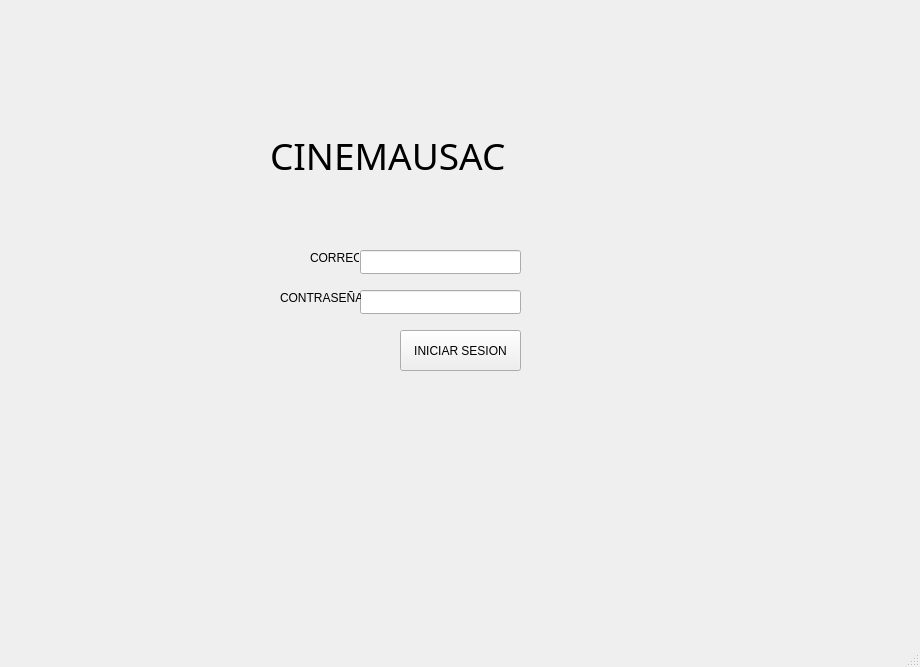
<?xml version="1.0" encoding="UTF-8"?>
<ui version="4.0">
 <class>MainWindow</class>
 <widget class="QMainWindow" name="MainWindow">
  <property name="geometry">
   <rect>
    <x>0</x>
    <y>0</y>
    <width>920</width>
    <height>667</height>
   </rect>
  </property>
  <property name="windowTitle">
   <string>MainWindow</string>
  </property>
  <widget class="QWidget" name="centralwidget">
   <widget class="QStackedWidget" name="B">
    <property name="geometry">
     <rect>
      <x>0</x>
      <y>-20</y>
      <width>921</width>
      <height>661</height>
     </rect>
    </property>
    <property name="autoFillBackground">
     <bool>false</bool>
    </property>
    <property name="currentIndex">
     <number>0</number>
    </property>
    <widget class="QWidget" name="page1Login">
     <widget class="QPushButton" name="btnIniciarSesion">
      <property name="geometry">
       <rect>
        <x>400</x>
        <y>350</y>
        <width>121</width>
        <height>41</height>
       </rect>
      </property>
      <property name="text">
       <string>INICIAR SESION</string>
      </property>
     </widget>
     <widget class="QLineEdit" name="txtCorreo">
      <property name="geometry">
       <rect>
        <x>360</x>
        <y>270</y>
        <width>161</width>
        <height>24</height>
       </rect>
      </property>
     </widget>
     <widget class="QLineEdit" name="txtPassword">
      <property name="geometry">
       <rect>
        <x>360</x>
        <y>310</y>
        <width>161</width>
        <height>24</height>
       </rect>
      </property>
      <property name="echoMode">
       <enum>QLineEdit::EchoMode::Password</enum>
      </property>
     </widget>
     <widget class="QLabel" name="label_8">
      <property name="geometry">
       <rect>
        <x>310</x>
        <y>270</y>
        <width>49</width>
        <height>16</height>
       </rect>
      </property>
      <property name="text">
       <string>CORREO</string>
      </property>
     </widget>
     <widget class="QLabel" name="label_9">
      <property name="geometry">
       <rect>
        <x>280</x>
        <y>310</y>
        <width>81</width>
        <height>16</height>
       </rect>
      </property>
      <property name="text">
       <string>CONTRASEÑA</string>
      </property>
     </widget>
     <widget class="QLabel" name="label_10">
      <property name="geometry">
       <rect>
        <x>270</x>
        <y>140</y>
        <width>321</width>
        <height>71</height>
       </rect>
      </property>
      <property name="font">
       <font>
        <family>Kristen ITC</family>
        <pointsize>28</pointsize>
       </font>
      </property>
      <property name="text">
       <string>CINEMAUSAC</string>
      </property>
     </widget>
    </widget>
    <widget class="QWidget" name="page3Usuario">
     <widget class="QLabel" name="label_7">
      <property name="geometry">
       <rect>
        <x>30</x>
        <y>20</y>
        <width>91</width>
        <height>16</height>
       </rect>
      </property>
      <property name="text">
       <string>VISTA usuario</string>
      </property>
     </widget>
     <widget class="QPushButton" name="btnCerrarSesionUsuario">
      <property name="geometry">
       <rect>
        <x>690</x>
        <y>530</y>
        <width>91</width>
        <height>31</height>
       </rect>
      </property>
      <property name="text">
       <string>CERRAR SESION</string>
      </property>
     </widget>
     <widget class="QTabWidget" name="tabWidget_2">
      <property name="geometry">
       <rect>
        <x>0</x>
        <y>50</y>
        <width>771</width>
        <height>481</height>
       </rect>
      </property>
      <property name="currentIndex">
       <number>0</number>
      </property>
      <widget class="QWidget" name="tab_3">
       <attribute name="title">
        <string>RESERVACIONES</string>
       </attribute>
       <widget class="QLineEdit" name="txtNombreCliente">
        <property name="geometry">
         <rect>
          <x>240</x>
          <y>70</y>
          <width>113</width>
          <height>24</height>
         </rect>
        </property>
       </widget>
       <widget class="QPushButton" name="btnCancelarReserva">
        <property name="geometry">
         <rect>
          <x>380</x>
          <y>90</y>
          <width>121</width>
          <height>24</height>
         </rect>
        </property>
        <property name="text">
         <string>CANCELAR RESERVA</string>
        </property>
       </widget>
       <widget class="QSpinBox" name="spinColumna">
        <property name="geometry">
         <rect>
          <x>40</x>
          <y>60</y>
          <width>71</width>
          <height>31</height>
         </rect>
        </property>
       </widget>
       <widget class="QLabel" name="label_14">
        <property name="geometry">
         <rect>
          <x>140</x>
          <y>40</y>
          <width>49</width>
          <height>16</height>
         </rect>
        </property>
        <property name="text">
         <string>FILA</string>
        </property>
       </widget>
       <widget class="QSpinBox" name="spinFila">
        <property name="geometry">
         <rect>
          <x>140</x>
          <y>60</y>
          <width>71</width>
          <height>31</height>
         </rect>
        </property>
       </widget>
       <widget class="QLabel" name="label_13">
        <property name="geometry">
         <rect>
          <x>40</x>
          <y>40</y>
          <width>61</width>
          <height>16</height>
         </rect>
        </property>
        <property name="text">
         <string>COLUMNA</string>
        </property>
       </widget>
       <widget class="QPushButton" name="btnReservar">
        <property name="geometry">
         <rect>
          <x>380</x>
          <y>60</y>
          <width>80</width>
          <height>24</height>
         </rect>
        </property>
        <property name="text">
         <string>RESERVAR</string>
        </property>
       </widget>
       <widget class="QLabel" name="label_17">
        <property name="geometry">
         <rect>
          <x>240</x>
          <y>50</y>
          <width>101</width>
          <height>16</height>
         </rect>
        </property>
        <property name="text">
         <string>Nombre de reserva</string>
        </property>
       </widget>
       <widget class="QPushButton" name="btnBuscarPelicula">
        <property name="geometry">
         <rect>
          <x>220</x>
          <y>180</y>
          <width>121</width>
          <height>24</height>
         </rect>
        </property>
        <property name="text">
         <string>BUSCAR PELICULA</string>
        </property>
       </widget>
       <widget class="QLineEdit" name="txtBuscarCodigoPelicula">
        <property name="geometry">
         <rect>
          <x>40</x>
          <y>180</y>
          <width>171</width>
          <height>31</height>
         </rect>
        </property>
       </widget>
       <widget class="QLabel" name="label_34">
        <property name="geometry">
         <rect>
          <x>40</x>
          <y>150</y>
          <width>111</width>
          <height>16</height>
         </rect>
        </property>
        <property name="text">
         <string>CODIGO PELICULA</string>
        </property>
       </widget>
       <widget class="QTableWidget" name="tableWidget">
        <property name="geometry">
         <rect>
          <x>40</x>
          <y>260</y>
          <width>691</width>
          <height>161</height>
         </rect>
        </property>
       </widget>
      </widget>
      <widget class="QWidget" name="tab_4">
       <attribute name="title">
        <string>REALIZAR SOLICITUDES</string>
       </attribute>
       <widget class="QLabel" name="label_12">
        <property name="geometry">
         <rect>
          <x>20</x>
          <y>20</y>
          <width>101</width>
          <height>16</height>
         </rect>
        </property>
        <property name="text">
         <string>HACER SOLICITUD</string>
        </property>
       </widget>
       <widget class="QLineEdit" name="txtSolTelefono">
        <property name="geometry">
         <rect>
          <x>130</x>
          <y>70</y>
          <width>113</width>
          <height>24</height>
         </rect>
        </property>
       </widget>
       <widget class="QLineEdit" name="txtSolNombre">
        <property name="geometry">
         <rect>
          <x>10</x>
          <y>70</y>
          <width>113</width>
          <height>24</height>
         </rect>
        </property>
       </widget>
       <widget class="QComboBox" name="cmbSolTipo">
        <property name="geometry">
         <rect>
          <x>270</x>
          <y>70</y>
          <width>141</width>
          <height>31</height>
         </rect>
        </property>
        <item>
         <property name="text">
          <string>Cumpleaños</string>
         </property>
        </item>
        <item>
         <property name="text">
          <string>Aniversario</string>
         </property>
        </item>
        <item>
         <property name="text">
          <string>Requerimiento Especial</string>
         </property>
        </item>
       </widget>
       <widget class="QTextEdit" name="txtSolDescripcion">
        <property name="geometry">
         <rect>
          <x>10</x>
          <y>110</y>
          <width>411</width>
          <height>141</height>
         </rect>
        </property>
       </widget>
       <widget class="QPushButton" name="btnEnviarSolicitud">
        <property name="geometry">
         <rect>
          <x>430</x>
          <y>220</y>
          <width>91</width>
          <height>24</height>
         </rect>
        </property>
        <property name="text">
         <string>ENVIAR SOLI</string>
        </property>
       </widget>
       <widget class="QLabel" name="label_15">
        <property name="geometry">
         <rect>
          <x>30</x>
          <y>50</y>
          <width>49</width>
          <height>16</height>
         </rect>
        </property>
        <property name="text">
         <string>Nombre</string>
        </property>
       </widget>
       <widget class="QLabel" name="label_16">
        <property name="geometry">
         <rect>
          <x>130</x>
          <y>50</y>
          <width>111</width>
          <height>16</height>
         </rect>
        </property>
        <property name="text">
         <string>Numero de telefono</string>
        </property>
       </widget>
       <widget class="QLineEdit" name="txtConsultaTelefono">
        <property name="geometry">
         <rect>
          <x>30</x>
          <y>300</y>
          <width>131</width>
          <height>21</height>
         </rect>
        </property>
       </widget>
       <widget class="QPushButton" name="btnConsultarEstado">
        <property name="geometry">
         <rect>
          <x>180</x>
          <y>300</y>
          <width>131</width>
          <height>24</height>
         </rect>
        </property>
        <property name="text">
         <string>CONSULTAR ESTADO</string>
        </property>
       </widget>
       <widget class="QPushButton" name="btnVerPromociones">
        <property name="geometry">
         <rect>
          <x>40</x>
          <y>370</y>
          <width>111</width>
          <height>24</height>
         </rect>
        </property>
        <property name="text">
         <string>PROMOCIONES</string>
        </property>
       </widget>
      </widget>
      <widget class="QWidget" name="tab_6">
       <attribute name="title">
        <string>MAPA ASIENTOS</string>
       </attribute>
       <widget class="QTableWidget" name="tablaAsientos">
        <property name="geometry">
         <rect>
          <x>100</x>
          <y>110</y>
          <width>431</width>
          <height>241</height>
         </rect>
        </property>
       </widget>
       <widget class="QPushButton" name="btnRefrescarSala">
        <property name="geometry">
         <rect>
          <x>600</x>
          <y>190</y>
          <width>111</width>
          <height>24</height>
         </rect>
        </property>
        <property name="text">
         <string>REFRESCAR SALA</string>
        </property>
       </widget>
       <widget class="QLabel" name="label_32">
        <property name="geometry">
         <rect>
          <x>100</x>
          <y>90</y>
          <width>121</width>
          <height>16</height>
         </rect>
        </property>
        <property name="text">
         <string>LIBRES Y OCUPADOS</string>
        </property>
       </widget>
      </widget>
     </widget>
    </widget>
    <widget class="QWidget" name="page2Admin">
     <widget class="QPushButton" name="btnCerrarSesionAdmin">
      <property name="geometry">
       <rect>
        <x>660</x>
        <y>520</y>
        <width>101</width>
        <height>31</height>
       </rect>
      </property>
      <property name="text">
       <string>CERRAR SESION</string>
      </property>
     </widget>
     <widget class="QTabWidget" name="tabWidget">
      <property name="geometry">
       <rect>
        <x>0</x>
        <y>50</y>
        <width>841</width>
        <height>461</height>
       </rect>
      </property>
      <property name="currentIndex">
       <number>0</number>
      </property>
      <property name="tabBarAutoHide">
       <bool>false</bool>
      </property>
      <widget class="QWidget" name="CARTELERA">
       <attribute name="title">
        <string>CARTELERA</string>
       </attribute>
       <widget class="QPushButton" name="btnCargaMasiva">
        <property name="geometry">
         <rect>
          <x>10</x>
          <y>20</y>
          <width>101</width>
          <height>24</height>
         </rect>
        </property>
        <property name="text">
         <string>CARGA MASIVA</string>
        </property>
       </widget>
       <widget class="QPushButton" name="btnReportes">
        <property name="geometry">
         <rect>
          <x>130</x>
          <y>20</y>
          <width>71</width>
          <height>21</height>
         </rect>
        </property>
        <property name="text">
         <string>REPORTES</string>
        </property>
       </widget>
       <widget class="QLineEdit" name="txtTitulo">
        <property name="geometry">
         <rect>
          <x>130</x>
          <y>90</y>
          <width>113</width>
          <height>24</height>
         </rect>
        </property>
       </widget>
       <widget class="QLineEdit" name="txtCodigo">
        <property name="geometry">
         <rect>
          <x>10</x>
          <y>90</y>
          <width>113</width>
          <height>24</height>
         </rect>
        </property>
        <property name="text">
         <string/>
        </property>
       </widget>
       <widget class="QLabel" name="label_2">
        <property name="geometry">
         <rect>
          <x>160</x>
          <y>60</y>
          <width>49</width>
          <height>16</height>
         </rect>
        </property>
        <property name="text">
         <string>TITULO</string>
        </property>
       </widget>
       <widget class="QLabel" name="label">
        <property name="geometry">
         <rect>
          <x>40</x>
          <y>60</y>
          <width>61</width>
          <height>21</height>
         </rect>
        </property>
        <property name="text">
         <string>CODIGO</string>
        </property>
       </widget>
       <widget class="QSpinBox" name="spinDuracion">
        <property name="geometry">
         <rect>
          <x>250</x>
          <y>90</y>
          <width>61</width>
          <height>21</height>
         </rect>
        </property>
       </widget>
       <widget class="QLabel" name="label_11">
        <property name="geometry">
         <rect>
          <x>250</x>
          <y>60</y>
          <width>71</width>
          <height>16</height>
         </rect>
        </property>
        <property name="text">
         <string>DURACIÓN</string>
        </property>
       </widget>
       <widget class="QPushButton" name="btnAgregarPelicula">
        <property name="geometry">
         <rect>
          <x>10</x>
          <y>120</y>
          <width>121</width>
          <height>20</height>
         </rect>
        </property>
        <property name="text">
         <string>AGREGAR PELICULA</string>
        </property>
       </widget>
       <widget class="QLineEdit" name="txtFin">
        <property name="geometry">
         <rect>
          <x>490</x>
          <y>190</y>
          <width>113</width>
          <height>24</height>
         </rect>
        </property>
       </widget>
       <widget class="QLineEdit" name="txtEstreno">
        <property name="geometry">
         <rect>
          <x>250</x>
          <y>190</y>
          <width>113</width>
          <height>24</height>
         </rect>
        </property>
       </widget>
       <widget class="QLabel" name="label_4">
        <property name="geometry">
         <rect>
          <x>270</x>
          <y>150</y>
          <width>61</width>
          <height>16</height>
         </rect>
        </property>
        <property name="text">
         <string>ESTRENO</string>
        </property>
       </widget>
       <widget class="QLineEdit" name="txtIdioma">
        <property name="geometry">
         <rect>
          <x>370</x>
          <y>190</y>
          <width>113</width>
          <height>24</height>
         </rect>
        </property>
       </widget>
       <widget class="QLabel" name="label_3">
        <property name="geometry">
         <rect>
          <x>140</x>
          <y>150</y>
          <width>91</width>
          <height>16</height>
         </rect>
        </property>
        <property name="text">
         <string>CLASIFICACION</string>
        </property>
       </widget>
       <widget class="QLabel" name="label_6">
        <property name="geometry">
         <rect>
          <x>500</x>
          <y>160</y>
          <width>61</width>
          <height>16</height>
         </rect>
        </property>
        <property name="text">
         <string>FIN FECHA</string>
        </property>
       </widget>
       <widget class="QLineEdit" name="txtGenero">
        <property name="geometry">
         <rect>
          <x>10</x>
          <y>190</y>
          <width>113</width>
          <height>24</height>
         </rect>
        </property>
        <property name="text">
         <string/>
        </property>
       </widget>
       <widget class="QLineEdit" name="txtClasificacion">
        <property name="geometry">
         <rect>
          <x>130</x>
          <y>190</y>
          <width>113</width>
          <height>24</height>
         </rect>
        </property>
       </widget>
       <widget class="QLabel" name="GENERO">
        <property name="geometry">
         <rect>
          <x>30</x>
          <y>150</y>
          <width>49</width>
          <height>16</height>
         </rect>
        </property>
        <property name="text">
         <string>GENERO</string>
        </property>
       </widget>
       <widget class="QLabel" name="label_5">
        <property name="geometry">
         <rect>
          <x>390</x>
          <y>150</y>
          <width>49</width>
          <height>16</height>
         </rect>
        </property>
        <property name="text">
         <string>IDIOMA</string>
        </property>
       </widget>
       <widget class="QTableWidget" name="tablaCarteleraAdmin">
        <property name="geometry">
         <rect>
          <x>30</x>
          <y>220</y>
          <width>461</width>
          <height>171</height>
         </rect>
        </property>
       </widget>
       <widget class="QPushButton" name="btnActualizarCartelera">
        <property name="geometry">
         <rect>
          <x>500</x>
          <y>240</y>
          <width>80</width>
          <height>24</height>
         </rect>
        </property>
        <property name="text">
         <string>ACTUALIZAR</string>
        </property>
       </widget>
      </widget>
      <widget class="QWidget" name="tab_2">
       <attribute name="title">
        <string>SOLICITUDES</string>
       </attribute>
       <widget class="QPushButton" name="btnCargarSolicitud">
        <property name="geometry">
         <rect>
          <x>10</x>
          <y>20</y>
          <width>151</width>
          <height>24</height>
         </rect>
        </property>
        <property name="text">
         <string>CARGAR UNA SOLICITUD</string>
        </property>
       </widget>
       <widget class="QLabel" name="lblSolDesc">
        <property name="geometry">
         <rect>
          <x>50</x>
          <y>60</y>
          <width>291</width>
          <height>16</height>
         </rect>
        </property>
        <property name="text">
         <string>DESCUENTO</string>
        </property>
       </widget>
       <widget class="QLabel" name="lblSolId">
        <property name="geometry">
         <rect>
          <x>50</x>
          <y>90</y>
          <width>461</width>
          <height>20</height>
         </rect>
        </property>
        <property name="text">
         <string>ID</string>
        </property>
       </widget>
       <widget class="QLabel" name="lblSolCliente">
        <property name="geometry">
         <rect>
          <x>50</x>
          <y>120</y>
          <width>431</width>
          <height>20</height>
         </rect>
        </property>
        <property name="text">
         <string>CLIENTE</string>
        </property>
       </widget>
       <widget class="QLabel" name="lblSolTipo">
        <property name="geometry">
         <rect>
          <x>50</x>
          <y>160</y>
          <width>401</width>
          <height>20</height>
         </rect>
        </property>
        <property name="text">
         <string>TIPO</string>
        </property>
       </widget>
       <widget class="QPushButton" name="btnAprobarSolicitud">
        <property name="geometry">
         <rect>
          <x>560</x>
          <y>10</y>
          <width>131</width>
          <height>24</height>
         </rect>
        </property>
        <property name="text">
         <string>APROBAR SOLICITUD</string>
        </property>
       </widget>
       <widget class="QPushButton" name="btnRechazarSolicitud">
        <property name="geometry">
         <rect>
          <x>570</x>
          <y>40</y>
          <width>80</width>
          <height>24</height>
         </rect>
        </property>
        <property name="text">
         <string>RECHAZAR</string>
        </property>
       </widget>
      </widget>
      <widget class="QWidget" name="tab">
       <attribute name="title">
        <string>PROMOCIONES Y BENEFICIOS</string>
       </attribute>
       <widget class="QLineEdit" name="txtPromoCodigo">
        <property name="geometry">
         <rect>
          <x>60</x>
          <y>80</y>
          <width>113</width>
          <height>24</height>
         </rect>
        </property>
       </widget>
       <widget class="QLineEdit" name="txtPromoNombre">
        <property name="geometry">
         <rect>
          <x>190</x>
          <y>80</y>
          <width>113</width>
          <height>24</height>
         </rect>
        </property>
       </widget>
       <widget class="QLineEdit" name="txtPromoVigencia">
        <property name="geometry">
         <rect>
          <x>320</x>
          <y>80</y>
          <width>113</width>
          <height>24</height>
         </rect>
        </property>
       </widget>
       <widget class="QLineEdit" name="txtPromoDias">
        <property name="geometry">
         <rect>
          <x>450</x>
          <y>80</y>
          <width>113</width>
          <height>24</height>
         </rect>
        </property>
       </widget>
       <widget class="QLabel" name="label_18">
        <property name="geometry">
         <rect>
          <x>70</x>
          <y>60</y>
          <width>91</width>
          <height>16</height>
         </rect>
        </property>
        <property name="text">
         <string>CODIGO PROMO</string>
        </property>
       </widget>
       <widget class="QLabel" name="label_19">
        <property name="geometry">
         <rect>
          <x>200</x>
          <y>60</y>
          <width>49</width>
          <height>16</height>
         </rect>
        </property>
        <property name="text">
         <string>NOMBRE</string>
        </property>
       </widget>
       <widget class="QLabel" name="label_20">
        <property name="geometry">
         <rect>
          <x>320</x>
          <y>60</y>
          <width>61</width>
          <height>20</height>
         </rect>
        </property>
        <property name="text">
         <string>VIGENCIA</string>
        </property>
       </widget>
       <widget class="QLabel" name="label_21">
        <property name="geometry">
         <rect>
          <x>460</x>
          <y>60</y>
          <width>61</width>
          <height>20</height>
         </rect>
        </property>
        <property name="text">
         <string>DIAS</string>
        </property>
       </widget>
       <widget class="QPushButton" name="btnCrearPromo">
        <property name="geometry">
         <rect>
          <x>580</x>
          <y>80</y>
          <width>131</width>
          <height>24</height>
         </rect>
        </property>
        <property name="text">
         <string>CREAR PROMOCION</string>
        </property>
       </widget>
       <widget class="QLineEdit" name="txtBenCodigoPromo">
        <property name="geometry">
         <rect>
          <x>50</x>
          <y>260</y>
          <width>113</width>
          <height>24</height>
         </rect>
        </property>
       </widget>
       <widget class="QLineEdit" name="txtBenDesc">
        <property name="geometry">
         <rect>
          <x>340</x>
          <y>260</y>
          <width>113</width>
          <height>24</height>
         </rect>
        </property>
       </widget>
       <widget class="QLineEdit" name="txtBenTipo">
        <property name="geometry">
         <rect>
          <x>190</x>
          <y>260</y>
          <width>113</width>
          <height>24</height>
         </rect>
        </property>
       </widget>
       <widget class="QLineEdit" name="txtBenValor">
        <property name="geometry">
         <rect>
          <x>480</x>
          <y>260</y>
          <width>113</width>
          <height>24</height>
         </rect>
        </property>
       </widget>
       <widget class="QLabel" name="label_22">
        <property name="geometry">
         <rect>
          <x>50</x>
          <y>230</y>
          <width>91</width>
          <height>20</height>
         </rect>
        </property>
        <property name="text">
         <string>CODIGO PROMO</string>
        </property>
       </widget>
       <widget class="QLabel" name="label_23">
        <property name="geometry">
         <rect>
          <x>220</x>
          <y>220</y>
          <width>61</width>
          <height>20</height>
         </rect>
        </property>
        <property name="text">
         <string>TIPO</string>
        </property>
       </widget>
       <widget class="QLabel" name="label_24">
        <property name="geometry">
         <rect>
          <x>360</x>
          <y>230</y>
          <width>71</width>
          <height>20</height>
         </rect>
        </property>
        <property name="text">
         <string>DESCUENTO</string>
        </property>
       </widget>
       <widget class="QLabel" name="label_25">
        <property name="geometry">
         <rect>
          <x>480</x>
          <y>230</y>
          <width>61</width>
          <height>20</height>
         </rect>
        </property>
        <property name="text">
         <string>VALOR</string>
        </property>
       </widget>
       <widget class="QPushButton" name="btnAnadirBeneficio">
        <property name="geometry">
         <rect>
          <x>610</x>
          <y>260</y>
          <width>131</width>
          <height>24</height>
         </rect>
        </property>
        <property name="text">
         <string>AÑADIR BENEFICIO</string>
        </property>
       </widget>
       <widget class="QLabel" name="label_26">
        <property name="geometry">
         <rect>
          <x>80</x>
          <y>10</y>
          <width>91</width>
          <height>16</height>
         </rect>
        </property>
        <property name="text">
         <string>PROMOCIONES</string>
        </property>
       </widget>
       <widget class="QLabel" name="label_27">
        <property name="geometry">
         <rect>
          <x>60</x>
          <y>190</y>
          <width>91</width>
          <height>16</height>
         </rect>
        </property>
        <property name="text">
         <string>BENEFICIOS</string>
        </property>
       </widget>
      </widget>
      <widget class="QWidget" name="tab_5">
       <attribute name="title">
        <string>FUNCIONES</string>
       </attribute>
       <widget class="QSpinBox" name="spinFilasSala">
        <property name="geometry">
         <rect>
          <x>80</x>
          <y>80</y>
          <width>42</width>
          <height>25</height>
         </rect>
        </property>
       </widget>
       <widget class="QSpinBox" name="spinColumnasSala">
        <property name="geometry">
         <rect>
          <x>200</x>
          <y>80</y>
          <width>42</width>
          <height>25</height>
         </rect>
        </property>
       </widget>
       <widget class="QLabel" name="label_28">
        <property name="geometry">
         <rect>
          <x>80</x>
          <y>40</y>
          <width>49</width>
          <height>16</height>
         </rect>
        </property>
        <property name="text">
         <string>FILA</string>
        </property>
       </widget>
       <widget class="QLabel" name="label_29">
        <property name="geometry">
         <rect>
          <x>200</x>
          <y>40</y>
          <width>61</width>
          <height>16</height>
         </rect>
        </property>
        <property name="text">
         <string>COLUMNA</string>
        </property>
       </widget>
       <widget class="QLineEdit" name="txtSalaPelicula">
        <property name="geometry">
         <rect>
          <x>80</x>
          <y>160</y>
          <width>113</width>
          <height>24</height>
         </rect>
        </property>
       </widget>
       <widget class="QLineEdit" name="txtNumSala">
        <property name="geometry">
         <rect>
          <x>230</x>
          <y>160</y>
          <width>113</width>
          <height>24</height>
         </rect>
        </property>
       </widget>
       <widget class="QLabel" name="label_30">
        <property name="geometry">
         <rect>
          <x>80</x>
          <y>140</y>
          <width>71</width>
          <height>16</height>
         </rect>
        </property>
        <property name="text">
         <string>PELICULA</string>
        </property>
       </widget>
       <widget class="QLabel" name="label_31">
        <property name="geometry">
         <rect>
          <x>230</x>
          <y>140</y>
          <width>49</width>
          <height>16</height>
         </rect>
        </property>
        <property name="text">
         <string>SALA</string>
        </property>
       </widget>
       <widget class="QPushButton" name="btnCrearFuncion">
        <property name="geometry">
         <rect>
          <x>360</x>
          <y>160</y>
          <width>101</width>
          <height>24</height>
         </rect>
        </property>
        <property name="text">
         <string>CREAR FUNCION</string>
        </property>
       </widget>
       <widget class="QPushButton" name="btnEliminarFuncion">
        <property name="geometry">
         <rect>
          <x>480</x>
          <y>160</y>
          <width>141</width>
          <height>24</height>
         </rect>
        </property>
        <property name="text">
         <string>ELIMINAR FUNCION</string>
        </property>
       </widget>
      </widget>
      <widget class="QWidget" name="tab_7">
       <attribute name="title">
        <string>REPORTES</string>
       </attribute>
       <widget class="QLabel" name="lblVisorReportes">
        <property name="geometry">
         <rect>
          <x>40</x>
          <y>50</y>
          <width>731</width>
          <height>261</height>
         </rect>
        </property>
        <property name="frameShape">
         <enum>QFrame::Shape::Box</enum>
        </property>
        <property name="text">
         <string/>
        </property>
        <property name="scaledContents">
         <bool>true</bool>
        </property>
       </widget>
       <widget class="QLabel" name="label_33">
        <property name="geometry">
         <rect>
          <x>50</x>
          <y>20</y>
          <width>101</width>
          <height>16</height>
         </rect>
        </property>
        <property name="text">
         <string>VISUALIZACIÓN</string>
        </property>
       </widget>
       <widget class="QPushButton" name="btnVerRepCartelera">
        <property name="geometry">
         <rect>
          <x>29</x>
          <y>350</y>
          <width>111</width>
          <height>24</height>
         </rect>
        </property>
        <property name="text">
         <string>Ver Árbol Cartelera</string>
        </property>
       </widget>
       <widget class="QPushButton" name="btnVerRepSolicitudes">
        <property name="geometry">
         <rect>
          <x>150</x>
          <y>350</y>
          <width>111</width>
          <height>24</height>
         </rect>
        </property>
        <property name="text">
         <string>Ver Lista Solicitudes</string>
        </property>
       </widget>
       <widget class="QPushButton" name="btnVerRepSala">
        <property name="geometry">
         <rect>
          <x>270</x>
          <y>350</y>
          <width>91</width>
          <height>24</height>
         </rect>
        </property>
        <property name="text">
         <string>Ver Matriz Sala</string>
        </property>
       </widget>
       <widget class="QPushButton" name="btnVerRepPromos">
        <property name="geometry">
         <rect>
          <x>370</x>
          <y>350</y>
          <width>101</width>
          <height>24</height>
         </rect>
        </property>
        <property name="text">
         <string>Ver Promociones</string>
        </property>
       </widget>
      </widget>
     </widget>
    </widget>
   </widget>
  </widget>
  <widget class="QMenuBar" name="menubar">
   <property name="geometry">
    <rect>
     <x>0</x>
     <y>0</y>
     <width>920</width>
     <height>21</height>
    </rect>
   </property>
  </widget>
  <widget class="QStatusBar" name="statusbar"/>
 </widget>
 <resources/>
 <connections/>
</ui>
